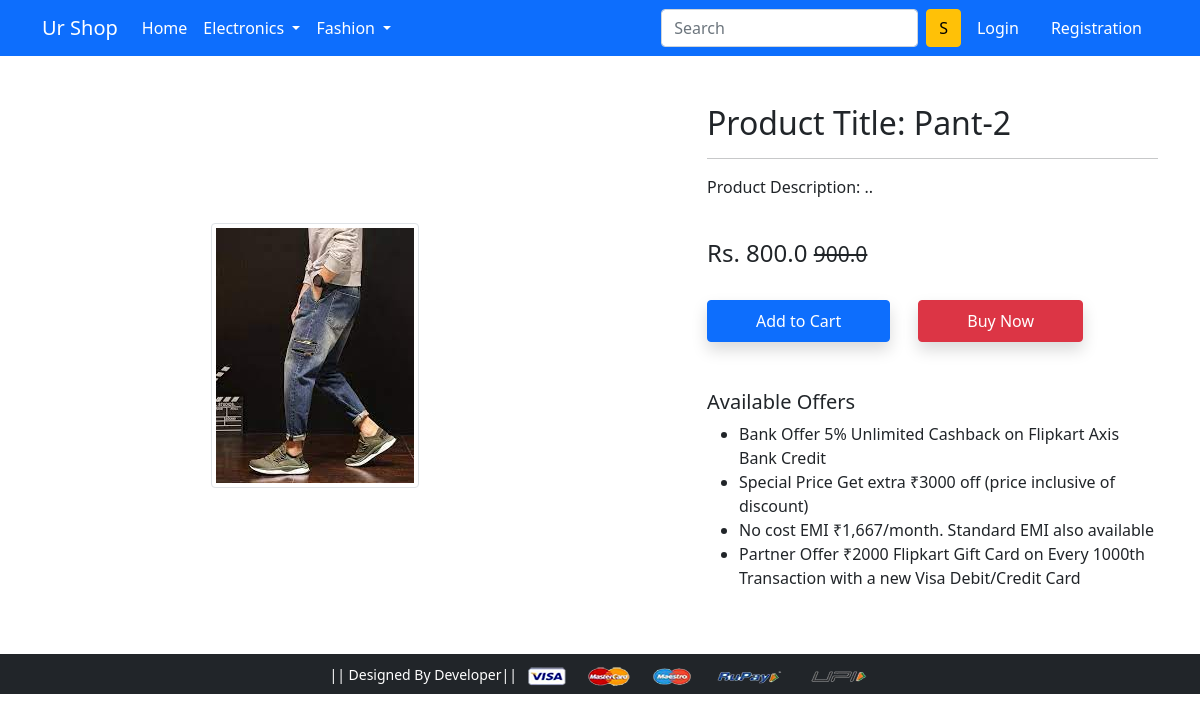
The app's page /product-detail/5 with its own data.
### app/models.py (models this page shows, shortened)
class Product(models.Model):
    title = models.CharField(max_length=200)
    selling_price = models.FloatField()
    discounted_price = models.FloatField()
    description = models.TextField()
    brand = models.CharField(max_length=22)
    category = models.CharField(choices=CATEGORY_CHOICES, max_length=2)
    product_image = models.ImageField(upload_to='productimg')

### app/views.py (the view)
# urls.py: path('product-detail/<int:pk>', views.ProductDetailView.as_view(), name='product-detail'),
class ProductDetailView(View):
    def get(self, request, pk):
        product = Product.objects.get(pk=pk)
        return render(request, 'app/productdetail.html', {'product': product})

### app/templates/app/productdetail.html (shortened to what this page needs)
{% extends 'app/base.html' %}
{% load static %}
{% block main-content %}
<div class="container my-5">
 <div class="row">
  <div class="col-sm-6 text-center align-self-center">
   <img src="{{product.product_image.url}}" alt="" class="img-fluid img-thumbnail">
  </div>
  <div class="col-sm-5 offset-sm-1">
   <h2>Product Title: {{product.title}}</h2>
   <hr>
   <p>Product Description: {{product.description}}</p> <br>
   <h4>Rs. {{product.discounted_price}} <small class="fw-light text-decoration-line-through">{{product.selling_price}}</small></h4> <br>
   <form action="/add-to-cart" class="d-inline">
    <button  type="submit" class="btn btn-primary shadow px-5 py-2">Add to Cart</button>
   </form>
   <a href="{% url 'buy-now' %}" class="btn btn-danger shadow px-5 py-2 ms-4">Buy Now</a>
   <h5 class="mt-5">Available Offers</h5>
   <ul>
    <li>Bank Offer 5% Unlimited Cashback on Flipkart Axis Bank Credit</li>
    <li>Special Price Get extra ₹3000 off (price inclusive of discount)</li>
    <li>No cost EMI ₹1,667/month. Standard EMI also available</li>
    <li>Partner Offer ₹2000 Flipkart Gift Card on Every 1000th Transaction with a new Visa Debit/Credit Card</li>
   </ul>
  </div>
 </div>
</div>
{% endblock main-content %}

### records on screen
Product: product_image (picture), title "Pant-2", description "..", discounted_price "800.0", selling_price "900.0"
